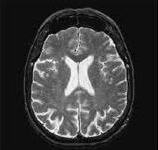
%> input picture Level Set Segmentation/cortex.jpg, 158 x 150 px
$ octave binarydist.m   (GNU Octave 9; MATLAB toolbox functions it lacks are replaced by stand-ins)
%> lines starting %> are read from the running program, lines starting %| are printed output that depends on the picture; in (x1, y1, x2, y2) boxes, pixels count from 0 and x2, y2 are one past the last pixel; in counts of white or black regions, pixels touching at a corner belong together; the program's own positions count from 1
clc;
clear all;
close all;

x=imread('cortex.jpg');
%> x is the input picture: size 150x158x3 uint8; min 0, max 255, mean 59.4
x=rgb2gray(x);
%> x: size 150x158 uint8
imshow(x);
xb=[x>(max(x(:))/10)];
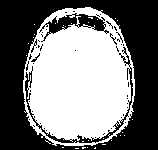
%> xb: size 150x158 logical; 47.4% white; 30 white regions (29 under 20 px), largest, box (x1, y1, x2, y2) and area: (23, 7, 135, 146) 11180

u1=(1-xb).*bwdist(xb);
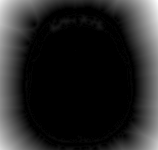
%> u1: size 150x158 single; min 0, max 44.72, mean 6.7; drawn with min black and max white
u2=(xb.*bwdist(1-xb));
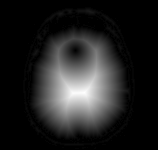
%> u2: size 150x158 single; min 0, max 42.95, mean 5.9; drawn with min black and max white

u=u1-u2;
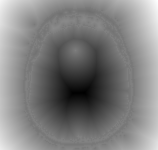
%> u: size 150x158 single; min -42.95, max 44.72, mean 0.8; drawn with min black and max white
figure;
imagesc(u); colormap ('gray'); hold on;
contour(u,[0,0],'g','linewidth',2);
axis off;
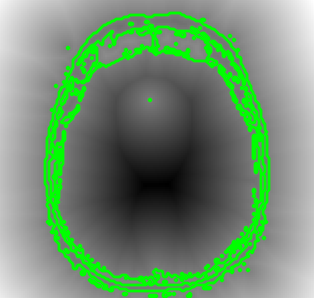
%> figure redrawn from the program's plot data; shown 2 times larger

$ run again, with Level Set Segmentation/cameraman.jpeg copied over Level Set Segmentation/cortex.jpg
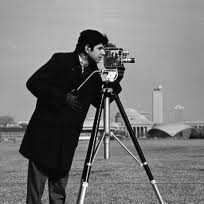
%> input picture Level Set Segmentation/cameraman.jpeg, 204 x 204 px
%> x is the input picture: size 204x204x3 uint8; min 0, max 255, mean 118.8
%> x: size 204x204 uint8
%> `xb=[x>(max(x(:))/10)];`:
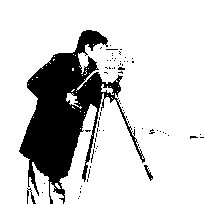
%> xb: size 204x204 logical; 80.6% white; 72 black regions (69 under 20 px), largest, box (x1, y1, x2, y2) and area: (19, 30, 145, 204) 7749, (27, 188, 36, 204) 53, (144, 165, 153, 181) 51
%> `axis off;`:
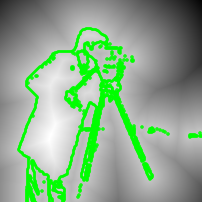
%> figure redrawn from the program's plot data
